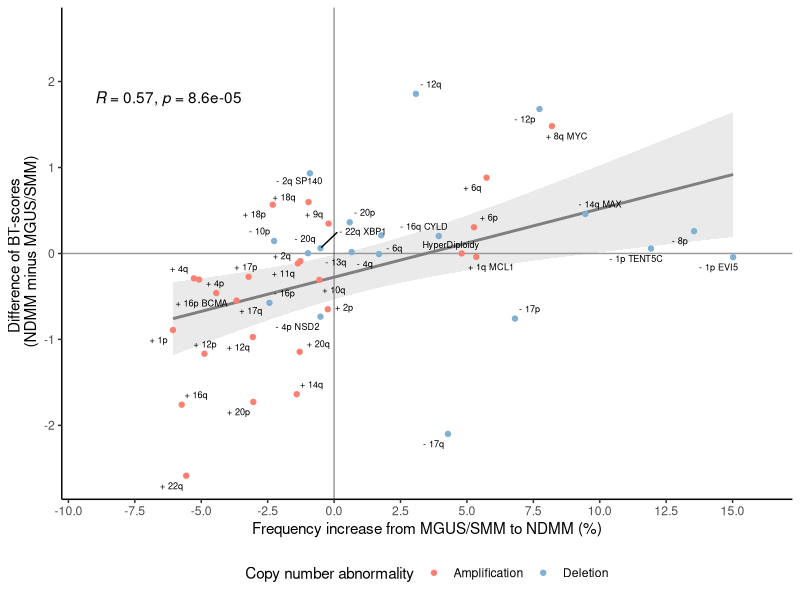
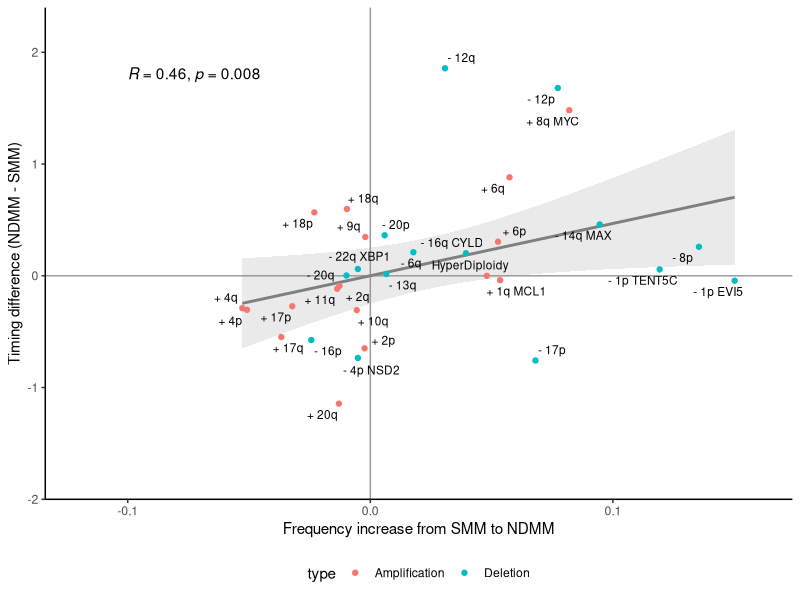
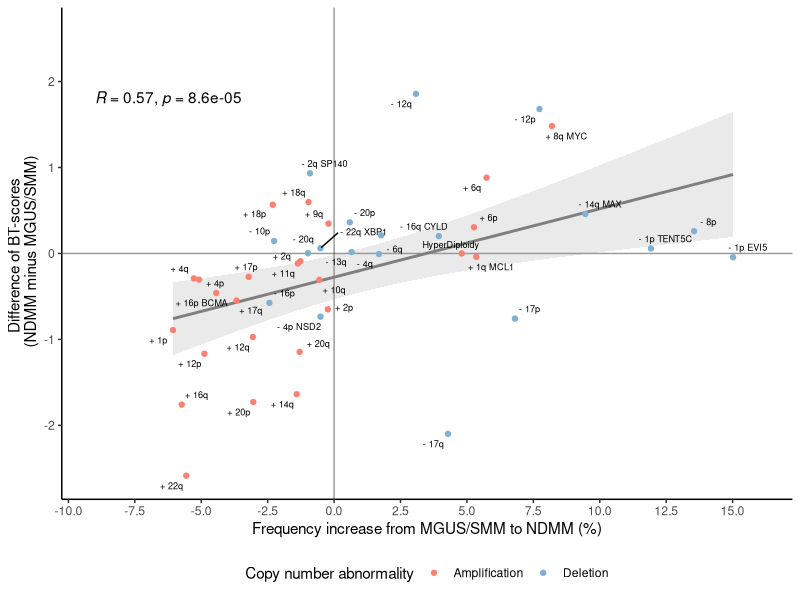
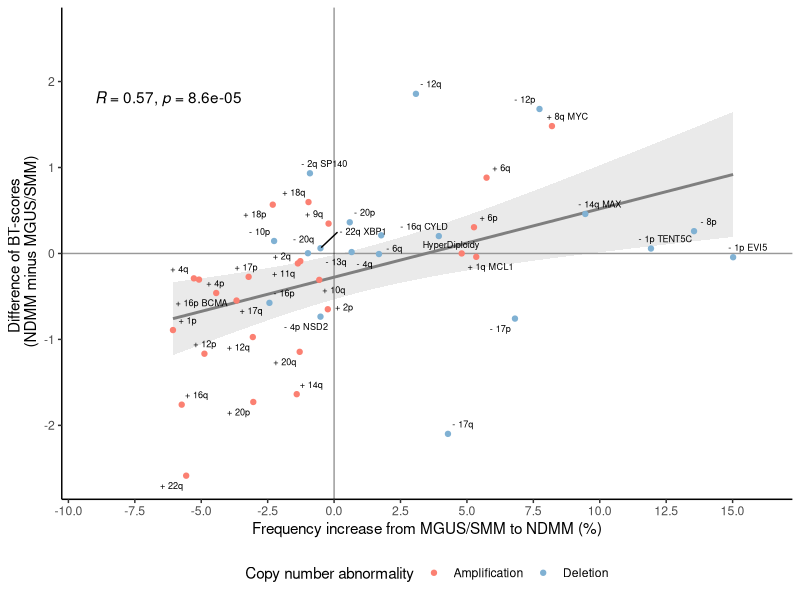
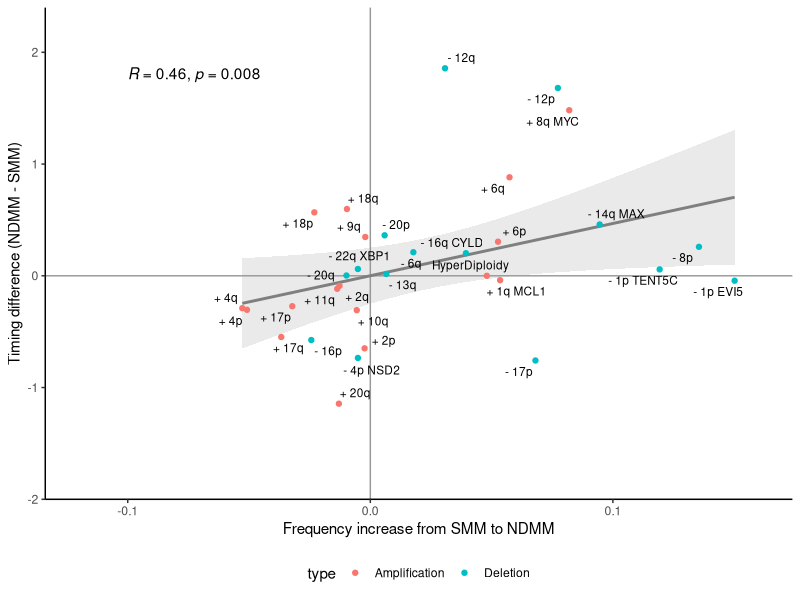
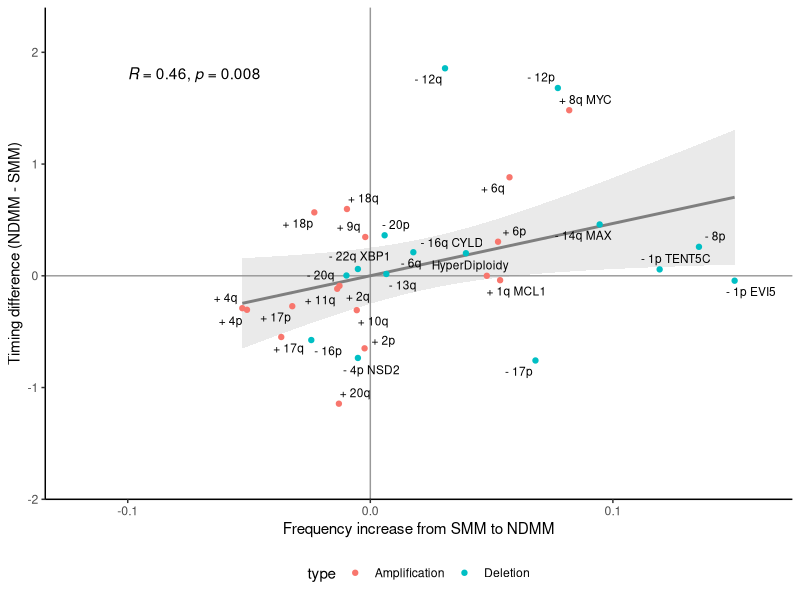

Source code (R) for these figures, in order:
library(tidyverse)
library(data.table)
library(ggrepel)
library(gridExtra)


#____________________ VIZ 5: diffs ______________________________

v5 <- fread("workfiles/data_diff-timing_vs_diff-frequency_SMM_CoMMpass.txt")
v5$type <- ifelse(v5$variable  %>% str_detect("Hyper|amp"), "Amplification", "Deletion")

v5$label <- v5$variable %>% 
    str_replace("del","-") %>% 
    str_replace("amp","+") %>% 
    str_replace("_chr_"," ") %>% 
    str_replace_all("_"," ") %>% 
    str_replace(" amp","")


# invert for better interpretation
v5$timing_diff_inv <- -v5$timing_diff


v5 %>% ggplot(aes(diff*100, timing_diff_inv)) + 
    geom_hline(yintercept = 0, linetype=1, alpha=0.4) + 
    geom_vline(xintercept = 0, linetype=1, alpha=0.4) + 
    geom_smooth(method = "lm", alpha=0.2, colour="grey50") + 
    ggpubr::stat_cor(method = "spearman", label.x = -9, label.y = 1.8) +
    geom_point(aes(colour=type)) + 
    # geom_abline(intercept = 0, slope = 10, color = "red") +
    geom_text_repel(
        aes(label = label), 
        size = 2.3, 
        max.overlaps=8)  + 
    theme_classic() + 
    xlab("Frequency increase from MGUS/SMM to NDMM (%)") + 
    ylab("Difference of BT-scores \n (NDMM minus MGUS/SMM)") +
    coord_cartesian(xlim=c(-9, 16)) +
    ylim(-2.6,2.6) +
    scale_x_continuous(n.breaks = 10) +
    theme(legend.position = "bottom") +
    scale_colour_manual(values = c("#fb8072", "#80b1d3")) +
    labs(colour = "Copy number abnormality")

ggsave("results/JB_paper/def_aug23/boot_approach/TiMMing-diff_vs_freq-diff_paper_plot.svg" , width = 6, height = 6, dpi = 300)
ggsave("results/JB_paper/def_aug23/boot_approach/TiMMing-diff_vs_freq-diff_paper_plot.pdf" , width = 6, height = 6, units="in")




v5_strict_hifreq <- v5 %>% filter( NDMM > 0.05 & SMM > 0.05)


v5_strict_hifreq %>% ggplot(aes(diff, timing_diff_inv)) + 
    geom_hline(yintercept = 0, linetype=1, alpha=0.4) + 
    geom_vline(xintercept = 0, linetype=1, alpha=0.4) + 
    geom_smooth(method = "lm", alpha=0.2, colour="grey50") + 
    ggpubr::stat_cor(method = "spearman", label.x = -0.10, label.y = 1.8) +
    geom_point(aes(colour=type)) + 
    # geom_abline(intercept = 0, slope = 10, color = "red") +
    geom_text_repel(
        aes(label = label), 
        size = 3, 
        max.overlaps=100)  + 
    theme_classic() + 
    xlab("Frequency increase from SMM to NDMM") + 
    ylab("Timing difference (NDMM - SMM)") +
    xlim(-0.12, 0.16) + ylim(-1.8,2.2) +
    # legend bottom
    theme(legend.position = "bottom") 

ggsave("results/JB_paper/def_aug23/boot_approach/TiMMing-diff_vs_freq-diff_HIFREQ_paper_plot.png" , width = 6, height = 6, dpi = 300)
ggsave("results/JB_paper/def_aug23/boot_approach/TiMMing-diff_vs_freq-diff_HIFREQ_paper_plot.pdf" , width = 6, height = 6, units="in")
